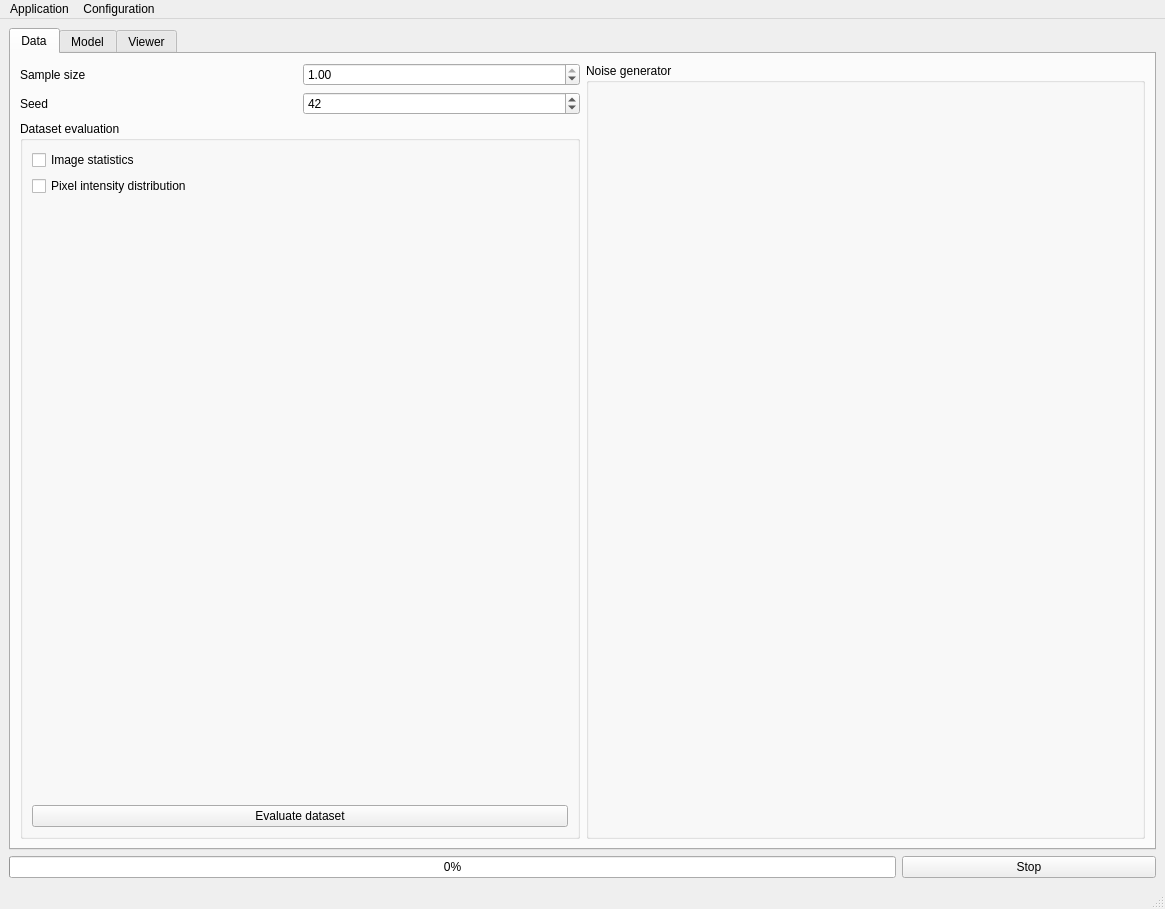
<?xml version="1.0" encoding="UTF-8"?>
<ui version="4.0">
 <class>MainWindow</class>
 <widget class="QMainWindow" name="MainWindow">
  <property name="geometry">
   <rect>
    <x>0</x>
    <y>0</y>
    <width>1165</width>
    <height>909</height>
   </rect>
  </property>
  <property name="windowTitle">
   <string>FEXT AutoEncoder v1.0</string>
  </property>
  <property name="styleSheet">
   <string notr="true"/>
  </property>
  <widget class="QWidget" name="centralwidget">
   <layout class="QVBoxLayout" name="verticalLayout_3">
    <item>
     <widget class="QTabWidget" name="viewTab">
      <property name="accessibleName">
       <string/>
      </property>
      <property name="currentIndex">
       <number>0</number>
      </property>
      <widget class="QWidget" name="dataTab">
       <property name="toolTipDuration">
        <number>-6</number>
       </property>
       <attribute name="title">
        <string>Data</string>
       </attribute>
       <layout class="QHBoxLayout" name="horizontalLayout_24">
        <item>
         <layout class="QVBoxLayout" name="verticalLayout">
          <item>
           <layout class="QHBoxLayout" name="horizontalLayout">
            <item>
             <widget class="QLabel" name="SSLabel">
              <property name="text">
               <string>Sample size</string>
              </property>
             </widget>
            </item>
            <item>
             <widget class="QDoubleSpinBox" name="sampleSize">
              <property name="toolTip">
               <string>&lt;html&gt;&lt;head/&gt;&lt;body&gt;&lt;p&gt;Sample size for the image dataset, this will be used to select a certain fraction of data to evaluate&lt;/p&gt;&lt;/body&gt;&lt;/html&gt;</string>
              </property>
              <property name="maximum">
               <double>1.000000000000000</double>
              </property>
              <property name="singleStep">
               <double>0.050000000000000</double>
              </property>
              <property name="value">
               <double>1.000000000000000</double>
              </property>
             </widget>
            </item>
           </layout>
          </item>
          <item>
           <layout class="QHBoxLayout" name="seedLayout">
            <item>
             <widget class="QLabel" name="seedLabel">
              <property name="text">
               <string>Seed</string>
              </property>
             </widget>
            </item>
            <item>
             <widget class="QSpinBox" name="seed">
              <property name="value">
               <number>42</number>
              </property>
             </widget>
            </item>
           </layout>
          </item>
          <item>
           <widget class="QGroupBox" name="datasetEvalGroup">
            <property name="title">
             <string>Dataset evaluation</string>
            </property>
            <layout class="QVBoxLayout" name="verticalLayout_7">
             <item>
              <widget class="QCheckBox" name="imgStatistics">
               <property name="toolTip">
                <string>&lt;html&gt;&lt;head/&gt;&lt;body&gt;&lt;p&gt;Add calculation of images statistics (mean, min, max, standard deviation, signal-to-noise ratio) to evaluation pipeline&lt;/p&gt;&lt;/body&gt;&lt;/html&gt;</string>
               </property>
               <property name="text">
                <string>Image statistics</string>
               </property>
              </widget>
             </item>
             <item>
              <widget class="QCheckBox" name="pixDist">
               <property name="toolTip">
                <string>&lt;html&gt;&lt;head/&gt;&lt;body&gt;&lt;p&gt;Add calculation of pixel intensity distribution and related histogram to evaluation pipeline&lt;/p&gt;&lt;/body&gt;&lt;/html&gt;</string>
               </property>
               <property name="text">
                <string>Pixel intensity distribution</string>
               </property>
              </widget>
             </item>
             <item>
              <spacer name="verticalSpacer">
               <property name="orientation">
                <enum>Qt::Orientation::Vertical</enum>
               </property>
               <property name="sizeHint" stdset="0">
                <size>
                 <width>20</width>
                 <height>40</height>
                </size>
               </property>
              </spacer>
             </item>
             <item>
              <widget class="QPushButton" name="evaluateDataset">
               <property name="text">
                <string>Evaluate dataset</string>
               </property>
              </widget>
             </item>
            </layout>
           </widget>
          </item>
         </layout>
        </item>
        <item>
         <widget class="QGroupBox" name="noiseGenGroup">
          <property name="title">
           <string>Noise generator</string>
          </property>
         </widget>
        </item>
       </layout>
      </widget>
      <widget class="QWidget" name="modelTab">
       <attribute name="title">
        <string>Model</string>
       </attribute>
       <layout class="QHBoxLayout" name="horizontalLayout_19">
        <item>
         <widget class="QScrollArea" name="scrollArea">
          <property name="widgetResizable">
           <bool>true</bool>
          </property>
          <widget class="QWidget" name="scrollAreaWidgetContents_2">
           <property name="geometry">
            <rect>
             <x>0</x>
             <y>0</y>
             <width>1100</width>
             <height>817</height>
            </rect>
           </property>
           <layout class="QGridLayout" name="gridLayout">
            <item row="0" column="0" rowspan="2">
             <widget class="QGroupBox" name="groupBox_3">
              <property name="title">
               <string>Dataset</string>
              </property>
              <layout class="QVBoxLayout" name="verticalLayout_10">
               <item>
                <widget class="QCheckBox" name="imgAugment">
                 <property name="text">
                  <string>Use image augmentation</string>
                 </property>
                </widget>
               </item>
               <item>
                <widget class="QCheckBox" name="grayScale">
                 <property name="text">
                  <string>Load images in grayscale</string>
                 </property>
                </widget>
               </item>
               <item>
                <layout class="QHBoxLayout" name="horizontalLayout_21">
                 <item>
                  <widget class="QLabel" name="label_5">
                   <property name="text">
                    <string>Image size (H x W)</string>
                   </property>
                  </widget>
                 </item>
                 <item>
                  <widget class="QSpinBox" name="imgHeight">
                   <property name="minimum">
                    <number>1</number>
                   </property>
                   <property name="maximum">
                    <number>4096</number>
                   </property>
                   <property name="value">
                    <number>256</number>
                   </property>
                  </widget>
                 </item>
                 <item>
                  <widget class="QSpinBox" name="imgWidth">
                   <property name="minimum">
                    <number>1</number>
                   </property>
                   <property name="maximum">
                    <number>4096</number>
                   </property>
                   <property name="value">
                    <number>256</number>
                   </property>
                  </widget>
                 </item>
                </layout>
               </item>
               <item>
                <layout class="QHBoxLayout" name="horizontalLayout_16">
                 <item>
                  <widget class="QLabel" name="label_16">
                   <property name="text">
                    <string>Sample size</string>
                   </property>
                  </widget>
                 </item>
                 <item>
                  <widget class="QDoubleSpinBox" name="trainSampleSize">
                   <property name="maximum">
                    <double>1.000000000000000</double>
                   </property>
                   <property name="singleStep">
                    <double>0.050000000000000</double>
                   </property>
                   <property name="value">
                    <double>1.000000000000000</double>
                   </property>
                  </widget>
                 </item>
                </layout>
               </item>
               <item>
                <layout class="QHBoxLayout" name="horizontalLayout_2">
                 <item>
                  <widget class="QLabel" name="label_2">
                   <property name="text">
                    <string>Validation size</string>
                   </property>
                  </widget>
                 </item>
                 <item>
                  <widget class="QDoubleSpinBox" name="validationSize">
                   <property name="maximum">
                    <double>1.000000000000000</double>
                   </property>
                   <property name="singleStep">
                    <double>0.050000000000000</double>
                   </property>
                   <property name="value">
                    <double>0.200000000000000</double>
                   </property>
                  </widget>
                 </item>
                </layout>
               </item>
               <item>
                <layout class="QHBoxLayout" name="horizontalLayout_4">
                 <item>
                  <widget class="QLabel" name="label_4">
                   <property name="text">
                    <string>Split seed</string>
                   </property>
                  </widget>
                 </item>
                 <item>
                  <widget class="QSpinBox" name="splitSeed">
                   <property name="maximum">
                    <number>1000000000</number>
                   </property>
                   <property name="value">
                    <number>42</number>
                   </property>
                  </widget>
                 </item>
                </layout>
               </item>
               <item>
                <layout class="QHBoxLayout" name="horizontalLayout_26">
                 <item>
                  <widget class="QCheckBox" name="setShuffle">
                   <property name="text">
                    <string>Shuffle dataset with buffer size</string>
                   </property>
                   <property name="checked">
                    <bool>true</bool>
                   </property>
                  </widget>
                 </item>
                 <item>
                  <widget class="QSpinBox" name="shuffleSize">
                   <property name="maximum">
                    <number>99999</number>
                   </property>
                   <property name="singleStep">
                    <number>10</number>
                   </property>
                   <property name="value">
                    <number>256</number>
                   </property>
                  </widget>
                 </item>
                </layout>
               </item>
              </layout>
             </widget>
            </item>
            <item row="0" column="1" rowspan="2">
             <widget class="QGroupBox" name="groupBox_5">
              <property name="title">
               <string>Model</string>
              </property>
              <layout class="QVBoxLayout" name="verticalLayout_11">
               <item>
                <layout class="QHBoxLayout" name="horizontalLayout_27">
                 <item>
                  <widget class="QLabel" name="label_22">
                   <property name="text">
                    <string>Dropout rate</string>
                   </property>
                  </widget>
                 </item>
                 <item>
                  <widget class="QDoubleSpinBox" name="dropoutRate">
                   <property name="maximum">
                    <double>1.000000000000000</double>
                   </property>
                   <property name="singleStep">
                    <double>0.050000000000000</double>
                   </property>
                   <property name="value">
                    <double>0.200000000000000</double>
                   </property>
                  </widget>
                 </item>
                </layout>
               </item>
               <item>
                <layout class="QHBoxLayout" name="horizontalLayout_20">
                 <item>
                  <widget class="QLabel" name="MTLabel">
                   <property name="text">
                    <string>Autoencoder model</string>
                   </property>
                  </widget>
                 </item>
                 <item>
                  <widget class="QComboBox" name="modelType">
                   <item>
                    <property name="text">
                     <string>FeXT medium</string>
                    </property>
                   </item>
                  </widget>
                 </item>
                </layout>
               </item>
               <item>
                <spacer name="verticalSpacer_2">
                 <property name="orientation">
                  <enum>Qt::Orientation::Vertical</enum>
                 </property>
                 <property name="sizeHint" stdset="0">
                  <size>
                   <width>20</width>
                   <height>40</height>
                  </size>
                 </property>
                </spacer>
               </item>
              </layout>
             </widget>
            </item>
            <item row="0" column="2">
             <widget class="QGroupBox" name="groupBox_10">
              <property name="title">
               <string>Select checkpoint</string>
              </property>
              <layout class="QVBoxLayout" name="verticalLayout_12">
               <item>
                <layout class="QHBoxLayout" name="horizontalLayout_5">
                 <item>
                  <widget class="QComboBox" name="checkpointsList"/>
                 </item>
                 <item>
                  <widget class="QPushButton" name="refreshCheckpoints">
                   <property name="text">
                    <string>Refresh</string>
                   </property>
                  </widget>
                 </item>
                </layout>
               </item>
               <item>
                <layout class="QHBoxLayout" name="horizontalLayout_34">
                 <item>
                  <widget class="QLabel" name="label_19">
                   <property name="text">
                    <string>Batch size</string>
                   </property>
                  </widget>
                 </item>
                 <item>
                  <widget class="QSpinBox" name="inferenceBatchSize">
                   <property name="minimum">
                    <number>1</number>
                   </property>
                   <property name="maximum">
                    <number>1024</number>
                   </property>
                   <property name="value">
                    <number>32</number>
                   </property>
                  </widget>
                 </item>
                </layout>
               </item>
               <item>
                <spacer name="verticalSpacer_3">
                 <property name="orientation">
                  <enum>Qt::Orientation::Vertical</enum>
                 </property>
                 <property name="sizeHint" stdset="0">
                  <size>
                   <width>20</width>
                   <height>40</height>
                  </size>
                 </property>
                </spacer>
               </item>
              </layout>
             </widget>
            </item>
            <item row="1" column="2">
             <widget class="QGroupBox" name="groupBox_7">
              <property name="title">
               <string>Inference</string>
              </property>
              <layout class="QVBoxLayout" name="verticalLayout_16">
               <item>
                <widget class="QPushButton" name="encodeImages">
                 <property name="text">
                  <string>Encode images</string>
                 </property>
                </widget>
               </item>
              </layout>
             </widget>
            </item>
            <item row="2" column="0">
             <widget class="QGroupBox" name="groupBox_4">
              <property name="title">
               <string>Training</string>
              </property>
              <layout class="QVBoxLayout" name="verticalLayout_5">
               <item>
                <widget class="QCheckBox" name="mixedPrecision">
                 <property name="text">
                  <string>Set mixed precision policy</string>
                 </property>
                </widget>
               </item>
               <item>
                <layout class="QHBoxLayout" name="horizontalLayout_25">
                 <item>
                  <widget class="QCheckBox" name="compileJIT">
                   <property name="text">
                    <string>Use Just-In-Time (JIT) compiler</string>
                   </property>
                  </widget>
                 </item>
                 <item>
                  <widget class="QComboBox" name="backendJIT">
                   <property name="toolTip">
                    <string>&lt;html&gt;&lt;head/&gt;&lt;body&gt;&lt;p&gt;Select JIT compiler backend (default is inductor)</string>
                   </property>
                   <property name="currentText">
                    <string>inductor</string>
                   </property>
                   <property name="currentIndex">
                    <number>3</number>
                   </property>
                   <item>
                    <property name="text">
                     <string>eager</string>
                    </property>
                   </item>
                   <item>
                    <property name="text">
                     <string>aot_eager</string>
                    </property>
                   </item>
                   <item>
                    <property name="text">
                     <string>aot_cudagraphs</string>
                    </property>
                   </item>
                   <item>
                    <property name="text">
                     <string>inductor</string>
                    </property>
                   </item>
                   <item>
                    <property name="text">
                     <string>nvprims_nvfuser</string>
                    </property>
                   </item>
                   <item>
                    <property name="text">
                     <string>xla</string>
                    </property>
                   </item>
                  </widget>
                 </item>
                </layout>
               </item>
               <item>
                <layout class="QHBoxLayout" name="horizontalLayout_22">
                 <item>
                  <widget class="QLabel" name="label_18">
                   <property name="text">
                    <string>Seed</string>
                   </property>
                  </widget>
                 </item>
                 <item>
                  <widget class="QSpinBox" name="trainSeed">
                   <property name="maximum">
                    <number>1000000000</number>
                   </property>
                   <property name="value">
                    <number>42</number>
                   </property>
                  </widget>
                 </item>
                </layout>
               </item>
               <item>
                <layout class="QHBoxLayout" name="horizontalLayout_9">
                 <item>
                  <widget class="QLabel" name="label_6">
                   <property name="text">
                    <string>Epochs</string>
                   </property>
                  </widget>
                 </item>
                 <item>
                  <widget class="QSpinBox" name="numEpochs">
                   <property name="maximum">
                    <number>1000000</number>
                   </property>
                   <property name="value">
                    <number>100</number>
                   </property>
                  </widget>
                 </item>
                </layout>
               </item>
               <item>
                <layout class="QHBoxLayout" name="horizontalLayout_11">
                 <item>
                  <widget class="QLabel" name="label_8">
                   <property name="text">
                    <string>Batch size</string>
                   </property>
                  </widget>
                 </item>
                 <item>
                  <widget class="QSpinBox" name="batchSize">
                   <property name="maximum">
                    <number>100000</number>
                   </property>
                   <property name="singleStep">
                    <number>4</number>
                   </property>
                   <property name="value">
                    <number>32</number>
                   </property>
                  </widget>
                 </item>
                </layout>
               </item>
               <item>
                <widget class="Line" name="line_3">
                 <property name="orientation">
                  <enum>Qt::Orientation::Horizontal</enum>
                 </property>
                </widget>
               </item>
               <item>
                <layout class="QVBoxLayout" name="verticalLayout_6">
                 <item>
                  <widget class="QCheckBox" name="useScheduler">
                   <property name="text">
                    <string>Use learning rate scheduler</string>
                   </property>
                  </widget>
                 </item>
                 <item>
                  <layout class="QHBoxLayout" name="horizontalLayout_18">
                   <item>
                    <widget class="QLabel" name="label_11">
                     <property name="text">
                      <string>Initial learning rate</string>
                     </property>
                    </widget>
                   </item>
                   <item>
                    <widget class="QDoubleSpinBox" name="initialLearningRate">
                     <property name="decimals">
                      <number>8</number>
                     </property>
                     <property name="maximum">
                      <double>100.000000000000000</double>
                     </property>
                     <property name="singleStep">
                      <double>0.001000000000000</double>
                     </property>
                     <property name="value">
                      <double>0.001000000000000</double>
                     </property>
                    </widget>
                   </item>
                  </layout>
                 </item>
                 <item>
                  <layout class="QHBoxLayout" name="horizontalLayout_17">
                   <item>
                    <widget class="QLabel" name="label_14">
                     <property name="text">
                      <string>Target learning rate</string>
                     </property>
                    </widget>
                   </item>
                   <item>
                    <widget class="QDoubleSpinBox" name="targetLearningRate">
                     <property name="decimals">
                      <number>8</number>
                     </property>
                     <property name="maximum">
                      <double>100.000000000000000</double>
                     </property>
                     <property name="singleStep">
                      <double>0.001000000000000</double>
                     </property>
                     <property name="value">
                      <double>0.000100000000000</double>
                     </property>
                    </widget>
                   </item>
                  </layout>
                 </item>
                 <item>
                  <layout class="QHBoxLayout" name="horizontalLayout_15">
                   <item>
                    <widget class="QLabel" name="label_12">
                     <property name="text">
                      <string>Constant steps</string>
                     </property>
                    </widget>
                   </item>
                   <item>
                    <widget class="QSpinBox" name="constantSteps">
                     <property name="maximum">
                      <number>1000000</number>
                     </property>
                     <property name="singleStep">
                      <number>10</number>
                     </property>
                     <property name="value">
                      <number>1000</number>
                     </property>
                    </widget>
                   </item>
                  </layout>
                 </item>
                 <item>
                  <layout class="QHBoxLayout" name="horizontalLayout_14">
                   <item>
                    <widget class="QLabel" name="label_13">
                     <property name="text">
                      <string>Decay steps</string>
                     </property>
                    </widget>
                   </item>
                   <item>
                    <widget class="QSpinBox" name="decaySteps">
                     <property name="maximum">
                      <number>1000000</number>
                     </property>
                     <property name="singleStep">
                      <number>10</number>
                     </property>
                     <property name="value">
                      <number>500</number>
                     </property>
                    </widget>
                   </item>
                  </layout>
                 </item>
                </layout>
               </item>
               <item>
                <widget class="Line" name="line_4">
                 <property name="orientation">
                  <enum>Qt::Orientation::Horizontal</enum>
                 </property>
                </widget>
               </item>
               <item>
                <widget class="QCheckBox" name="realTimeHistory">
                 <property name="text">
                  <string>Plot real time loss and metrics</string>
                 </property>
                 <property name="checked">
                  <bool>true</bool>
                 </property>
                </widget>
               </item>
               <item>
                <widget class="QCheckBox" name="runTensorboard">
                 <property name="text">
                  <string>Run tensorboard</string>
                 </property>
                </widget>
               </item>
               <item>
                <layout class="QHBoxLayout" name="horizontalLayout_12">
                 <item>
                  <widget class="QCheckBox" name="saveCheckpoints">
                   <property name="text">
                    <string>Save checkpoint every N epochs</string>
                   </property>
                  </widget>
                 </item>
                 <item>
                  <widget class="QSpinBox" name="saveCPFrequency">
                   <property name="minimum">
                    <number>1</number>
                   </property>
                   <property name="maximum">
                    <number>999</number>
                   </property>
                  </widget>
                 </item>
                </layout>
               </item>
              </layout>
             </widget>
            </item>
            <item row="2" column="1">
             <widget class="QGroupBox" name="groupBox_8">
              <property name="title">
               <string>Session</string>
              </property>
              <layout class="QVBoxLayout" name="verticalLayout_9">
               <item>
                <layout class="QHBoxLayout" name="horizontalLayout_8">
                 <item>
                  <widget class="QCheckBox" name="deviceGPU">
                   <property name="text">
                    <string>Use GPU with device ID</string>
                   </property>
                  </widget>
                 </item>
                 <item>
                  <widget class="QSpinBox" name="deviceID"/>
                 </item>
                </layout>
               </item>
               <item>
                <layout class="QHBoxLayout" name="horizontalLayout_13">
                 <item>
                  <widget class="QLabel" name="label_10">
                   <property name="text">
                    <string>Number of workers</string>
                   </property>
                  </widget>
                 </item>
                 <item>
                  <widget class="QSpinBox" name="numWorkers"/>
                 </item>
                </layout>
               </item>
               <item>
                <layout class="QHBoxLayout" name="horizontalLayout_10">
                 <item>
                  <widget class="QLabel" name="label_7">
                   <property name="text">
                    <string>Additional epochs</string>
                   </property>
                  </widget>
                 </item>
                 <item>
                  <widget class="QSpinBox" name="numAdditionalEpochs">
                   <property name="toolTip">
                    <string>&lt;html&gt;&lt;head/&gt;&lt;body&gt;&lt;p&gt;Additional number of epochs for the resumed training session&lt;/p&gt;&lt;p&gt;&lt;br/&gt;&lt;/p&gt;&lt;/body&gt;&lt;/html&gt;</string>
                   </property>
                   <property name="minimum">
                    <number>1</number>
                   </property>
                   <property name="maximum">
                    <number>1000000</number>
                   </property>
                   <property name="value">
                    <number>10</number>
                   </property>
                  </widget>
                 </item>
                </layout>
               </item>
               <item>
                <spacer name="verticalSpacer_7">
                 <property name="orientation">
                  <enum>Qt::Orientation::Vertical</enum>
                 </property>
                 <property name="sizeHint" stdset="0">
                  <size>
                   <width>20</width>
                   <height>40</height>
                  </size>
                 </property>
                </spacer>
               </item>
               <item>
                <widget class="QPushButton" name="startTraining">
                 <property name="toolTip">
                  <string>&lt;html&gt;&lt;head/&gt;&lt;body&gt;&lt;p&gt;Start new training session with given configurations&lt;/p&gt;&lt;p&gt;&lt;br/&gt;&lt;/p&gt;&lt;/body&gt;&lt;/html&gt;</string>
                 </property>
                 <property name="text">
                  <string>Start model training</string>
                 </property>
                </widget>
               </item>
               <item>
                <widget class="QPushButton" name="resumeTraining">
                 <property name="toolTip">
                  <string>&lt;html&gt;&lt;head/&gt;&lt;body&gt;&lt;p&gt;Resume training for a selected checkpoint, using previous training configurations and additional number of epochs&lt;/p&gt;&lt;/body&gt;&lt;/html&gt;</string>
                 </property>
                 <property name="text">
                  <string>Resume training</string>
                 </property>
                </widget>
               </item>
              </layout>
             </widget>
            </item>
            <item row="2" column="2">
             <widget class="QGroupBox" name="groupBox_11">
              <property name="title">
               <string>Model evaluation</string>
              </property>
              <layout class="QVBoxLayout" name="verticalLayout_21">
               <item>
                <layout class="QHBoxLayout" name="horizontalLayout_32">
                 <item>
                  <widget class="QLabel" name="label_15">
                   <property name="text">
                    <string>Number of images</string>
                   </property>
                  </widget>
                 </item>
                 <item>
                  <widget class="QSpinBox" name="numImages">
                   <property name="minimum">
                    <number>1</number>
                   </property>
                   <property name="maximum">
                    <number>100</number>
                   </property>
                   <property name="value">
                    <number>6</number>
                   </property>
                  </widget>
                 </item>
                </layout>
               </item>
               <item>
                <widget class="QCheckBox" name="evalReport">
                 <property name="text">
                  <string>Loss and metrics</string>
                 </property>
                </widget>
               </item>
               <item>
                <widget class="QCheckBox" name="imgReconstruction">
                 <property name="text">
                  <string>Image reconstruction</string>
                 </property>
                </widget>
               </item>
               <item>
                <spacer name="verticalSpacer_5">
                 <property name="orientation">
                  <enum>Qt::Orientation::Vertical</enum>
                 </property>
                 <property name="sizeHint" stdset="0">
                  <size>
                   <width>20</width>
                   <height>40</height>
                  </size>
                 </property>
                </spacer>
               </item>
               <item>
                <widget class="QPushButton" name="checkpointSummary">
                 <property name="toolTip">
                  <string>&lt;html&gt;&lt;head/&gt;&lt;body&gt;&lt;p&gt;Create checkpoints summary that includes all configurations for each pretrained model&lt;/p&gt;&lt;/body&gt;&lt;/html&gt;</string>
                 </property>
                 <property name="text">
                  <string>Checkpoints summary</string>
                 </property>
                </widget>
               </item>
               <item>
                <widget class="QPushButton" name="evaluateModel">
                 <property name="text">
                  <string>Evaluate model</string>
                 </property>
                </widget>
               </item>
              </layout>
             </widget>
            </item>
           </layout>
          </widget>
         </widget>
        </item>
       </layout>
      </widget>
      <widget class="QWidget" name="viewerTab">
       <attribute name="title">
        <string>Viewer</string>
       </attribute>
       <layout class="QHBoxLayout" name="horizontalLayout_7">
        <item>
         <layout class="QVBoxLayout" name="verticalLayout_4">
          <item>
           <widget class="QGroupBox" name="groupBox">
            <property name="title">
             <string>Select view</string>
            </property>
            <layout class="QVBoxLayout" name="verticalLayout_2">
             <item>
              <widget class="QRadioButton" name="viewTrainImages">
               <property name="text">
                <string>Training images</string>
               </property>
               <property name="checked">
                <bool>true</bool>
               </property>
              </widget>
             </item>
             <item>
              <widget class="QRadioButton" name="viewInferenceImages">
               <property name="text">
                <string>Inference images</string>
               </property>
               <property name="checked">
                <bool>false</bool>
               </property>
              </widget>
             </item>
            </layout>
           </widget>
          </item>
          <item>
           <spacer name="verticalSpacer_4">
            <property name="orientation">
             <enum>Qt::Orientation::Vertical</enum>
            </property>
            <property name="sizeHint" stdset="0">
             <size>
              <width>20</width>
              <height>40</height>
             </size>
            </property>
           </spacer>
          </item>
          <item>
           <widget class="QPushButton" name="loadImages">
            <property name="text">
             <string>Load images</string>
            </property>
           </widget>
          </item>
          <item>
           <layout class="QVBoxLayout" name="buttonsLayout">
            <item>
             <layout class="QHBoxLayout" name="horizontalLayout_6" stretch="0,0">
              <item>
               <widget class="QPushButton" name="previousImg">
                <property name="text">
                 <string>Previous</string>
                </property>
               </widget>
              </item>
              <item>
               <widget class="QPushButton" name="nextImg">
                <property name="text">
                 <string>Next</string>
                </property>
               </widget>
              </item>
             </layout>
            </item>
            <item>
             <widget class="QPushButton" name="clearImg">
              <property name="text">
               <string>Clear</string>
              </property>
             </widget>
            </item>
           </layout>
          </item>
         </layout>
        </item>
        <item>
         <widget class="QGraphicsView" name="canvas"/>
        </item>
       </layout>
      </widget>
     </widget>
    </item>
    <item>
     <layout class="QHBoxLayout" name="horizontalLayout_3" stretch="7,2">
      <item>
       <widget class="QProgressBar" name="progressBar">
        <property name="value">
         <number>0</number>
        </property>
       </widget>
      </item>
      <item>
       <widget class="QPushButton" name="stopThread">
        <property name="text">
         <string>Stop</string>
        </property>
       </widget>
      </item>
     </layout>
    </item>
   </layout>
  </widget>
  <widget class="QMenuBar" name="menubar">
   <property name="geometry">
    <rect>
     <x>0</x>
     <y>0</y>
     <width>1165</width>
     <height>27</height>
    </rect>
   </property>
   <widget class="QMenu" name="menuApp">
    <property name="title">
     <string>Application</string>
    </property>
    <addaction name="actionReloadApp"/>
   </widget>
   <widget class="QMenu" name="menuConfiguration">
    <property name="title">
     <string>Configuration</string>
    </property>
    <addaction name="actionSaveConfig"/>
    <addaction name="actionLoadConfig"/>
   </widget>
   <addaction name="menuApp"/>
   <addaction name="menuConfiguration"/>
  </widget>
  <widget class="QStatusBar" name="statusbar"/>
  <action name="actionReloadApp">
   <property name="text">
    <string>Reload application</string>
   </property>
  </action>
  <action name="actionSaveConfig">
   <property name="text">
    <string>Save current configuration</string>
   </property>
  </action>
  <action name="actionLoadConfig">
   <property name="text">
    <string>Load configuration</string>
   </property>
  </action>
 </widget>
 <resources/>
 <connections/>
</ui>
